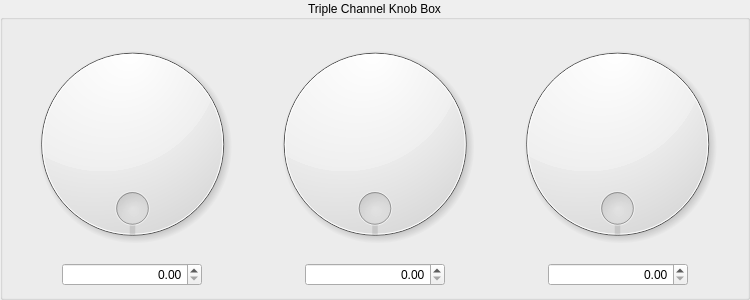
<?xml version="1.0" encoding="UTF-8"?>
<ui version="4.0">
 <class>UI_TripleChannelKnobBox</class>
 <widget class="QGroupBox" name="UI_TripleChannelKnobBox">
  <property name="enabled">
   <bool>true</bool>
  </property>
  <property name="geometry">
   <rect>
    <x>0</x>
    <y>0</y>
    <width>750</width>
    <height>300</height>
   </rect>
  </property>
  <property name="minimumSize">
   <size>
    <width>750</width>
    <height>0</height>
   </size>
  </property>
  <property name="maximumSize">
   <size>
    <width>750</width>
    <height>16777215</height>
   </size>
  </property>
  <property name="windowTitle">
   <string>GroupBox</string>
  </property>
  <property name="title">
   <string>Triple Channel Knob Box</string>
  </property>
  <property name="alignment">
   <set>Qt::AlignCenter</set>
  </property>
  <layout class="QGridLayout" name="gridLayout">
   <item row="1" column="2">
    <spacer name="horizontalSpacer_2">
     <property name="orientation">
      <enum>Qt::Horizontal</enum>
     </property>
     <property name="sizeType">
      <enum>QSizePolicy::Minimum</enum>
     </property>
     <property name="sizeHint" stdset="0">
      <size>
       <width>40</width>
       <height>20</height>
      </size>
     </property>
    </spacer>
   </item>
   <item row="1" column="8">
    <spacer name="horizontalSpacer_6">
     <property name="orientation">
      <enum>Qt::Horizontal</enum>
     </property>
     <property name="sizeType">
      <enum>QSizePolicy::Minimum</enum>
     </property>
     <property name="sizeHint" stdset="0">
      <size>
       <width>40</width>
       <height>20</height>
      </size>
     </property>
    </spacer>
   </item>
   <item row="1" column="6">
    <spacer name="horizontalSpacer_5">
     <property name="orientation">
      <enum>Qt::Horizontal</enum>
     </property>
     <property name="sizeType">
      <enum>QSizePolicy::Minimum</enum>
     </property>
     <property name="sizeHint" stdset="0">
      <size>
       <width>40</width>
       <height>20</height>
      </size>
     </property>
    </spacer>
   </item>
   <item row="0" column="3" colspan="3">
    <widget class="SkinnedDial" name="knbValue1">
     <property name="focusPolicy">
      <enum>Qt::NoFocus</enum>
     </property>
     <property name="toolTip">
      <string/>
     </property>
     <property name="whatsThis">
      <string/>
     </property>
     <property name="wrapping">
      <bool>true</bool>
     </property>
     <property name="backgroundImage">
      <pixmap resource="../../ressource/ressource.qrc">:/images/back/dial-back-green.png</pixmap>
     </property>
     <property name="needleImage">
      <pixmap resource="../../ressource/ressource.qrc">:/images/needle/dial-pointer.png</pixmap>
     </property>
     <property name="maxAngle">
      <number>180</number>
     </property>
    </widget>
   </item>
   <item row="1" column="7">
    <widget class="FmtSpinBox" name="sbxValue2">
     <property name="minimumSize">
      <size>
       <width>140</width>
       <height>0</height>
      </size>
     </property>
     <property name="toolTip">
      <string/>
     </property>
     <property name="whatsThis">
      <string/>
     </property>
     <property name="alignment">
      <set>Qt::AlignRight|Qt::AlignTrailing|Qt::AlignVCenter</set>
     </property>
     <property name="fmt">
      <string>%2.3f</string>
     </property>
    </widget>
   </item>
   <item row="1" column="4">
    <widget class="FmtSpinBox" name="sbxValue1">
     <property name="minimumSize">
      <size>
       <width>140</width>
       <height>0</height>
      </size>
     </property>
     <property name="toolTip">
      <string/>
     </property>
     <property name="whatsThis">
      <string/>
     </property>
     <property name="alignment">
      <set>Qt::AlignRight|Qt::AlignTrailing|Qt::AlignVCenter</set>
     </property>
     <property name="fmt">
      <string>%2.3f</string>
     </property>
    </widget>
   </item>
   <item row="1" column="5">
    <spacer name="horizontalSpacer_4">
     <property name="orientation">
      <enum>Qt::Horizontal</enum>
     </property>
     <property name="sizeType">
      <enum>QSizePolicy::Minimum</enum>
     </property>
     <property name="sizeHint" stdset="0">
      <size>
       <width>40</width>
       <height>20</height>
      </size>
     </property>
    </spacer>
   </item>
   <item row="0" column="6" colspan="3">
    <widget class="SkinnedDial" name="knbValue2">
     <property name="minimumSize">
      <size>
       <width>0</width>
       <height>0</height>
      </size>
     </property>
     <property name="focusPolicy">
      <enum>Qt::NoFocus</enum>
     </property>
     <property name="toolTip">
      <string/>
     </property>
     <property name="whatsThis">
      <string/>
     </property>
     <property name="wrapping">
      <bool>true</bool>
     </property>
     <property name="backgroundImage">
      <pixmap resource="../../ressource/ressource.qrc">:/images/back/dial-back-blue.png</pixmap>
     </property>
     <property name="needleImage">
      <pixmap resource="../../ressource/ressource.qrc">:/images/needle/dial-pointer.png</pixmap>
     </property>
     <property name="maxAngle">
      <number>180</number>
     </property>
    </widget>
   </item>
   <item row="1" column="0">
    <spacer name="horizontalSpacer">
     <property name="orientation">
      <enum>Qt::Horizontal</enum>
     </property>
     <property name="sizeType">
      <enum>QSizePolicy::Minimum</enum>
     </property>
     <property name="sizeHint" stdset="0">
      <size>
       <width>40</width>
       <height>20</height>
      </size>
     </property>
    </spacer>
   </item>
   <item row="1" column="1">
    <widget class="FmtSpinBox" name="sbxValue0">
     <property name="minimumSize">
      <size>
       <width>140</width>
       <height>0</height>
      </size>
     </property>
     <property name="toolTip">
      <string/>
     </property>
     <property name="whatsThis">
      <string/>
     </property>
     <property name="alignment">
      <set>Qt::AlignRight|Qt::AlignTrailing|Qt::AlignVCenter</set>
     </property>
     <property name="fmt">
      <string>%2.3f</string>
     </property>
    </widget>
   </item>
   <item row="1" column="3">
    <spacer name="horizontalSpacer_3">
     <property name="orientation">
      <enum>Qt::Horizontal</enum>
     </property>
     <property name="sizeType">
      <enum>QSizePolicy::Minimum</enum>
     </property>
     <property name="sizeHint" stdset="0">
      <size>
       <width>40</width>
       <height>20</height>
      </size>
     </property>
    </spacer>
   </item>
   <item row="0" column="0" colspan="3">
    <widget class="SkinnedDial" name="knbValue0">
     <property name="focusPolicy">
      <enum>Qt::NoFocus</enum>
     </property>
     <property name="toolTip">
      <string/>
     </property>
     <property name="whatsThis">
      <string/>
     </property>
     <property name="wrapping">
      <bool>true</bool>
     </property>
     <property name="backgroundImage">
      <pixmap resource="../../ressource/ressource.qrc">:/images/back/dial-back-red.png</pixmap>
     </property>
     <property name="needleImage">
      <pixmap resource="../../ressource/ressource.qrc">:/images/needle/dial-pointer.png</pixmap>
     </property>
     <property name="maxAngle">
      <number>180</number>
     </property>
    </widget>
   </item>
  </layout>
 </widget>
 <customwidgets>
  <customwidget>
   <class>FmtSpinBox</class>
   <extends>QDoubleSpinBox</extends>
   <header>fmtspinbox.h</header>
  </customwidget>
  <customwidget>
   <class>SkinnedDial</class>
   <extends>QDial</extends>
   <header>skinneddial.h</header>
  </customwidget>
 </customwidgets>
 <resources>
  <include location="../../ressource/ressource.qrc"/>
 </resources>
 <connections/>
</ui>
